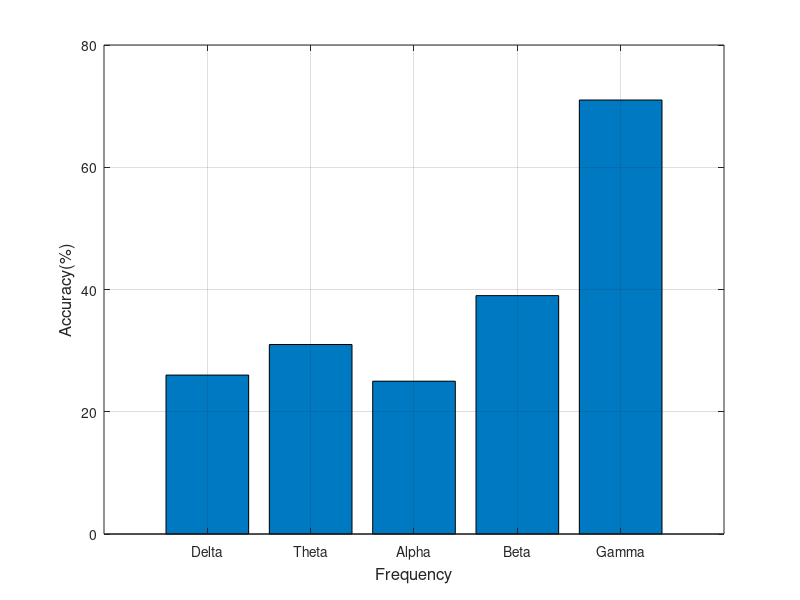

Source code (MATLAB):
% 频段标签
frequencies = {'Delta', 'Theta', 'Alpha', 'Beta', 'Gamma'};

% 对应的精度值
precision = [26, 31, 25, 39, 71];

% 绘制柱状图
figure; % 创建一个新图形窗口
rgb_color = [0, 121/255, 195/255];
hBar = bar(1:5, precision, 'FaceColor', rgb_color, 'EdgeColor', 'k'); % 绘制柱状图，设置柱子颜色

% 设置横坐标标签
set(gca, 'XTick', 1:5, 'XTickLabel', frequencies); % 设置横坐标刻度位置和标签

% 添加标题和坐标轴标签
xlabel('Frequency', 'FontSize', 12);
ylabel('Accuracy(%)', 'FontSize', 12);

% 添加网格线以便更清晰地查看数值
grid on;

% for i = 1:length(precision)
%     text(hBar.XData(i), precision(i), num2str(precision(i)), ...
%         'HorizontalAlignment', 'center', ...
%         'VerticalAlignment', 'bottom', ...
%         'FontSize', 10, ...
%         'Color', 'k');
% end